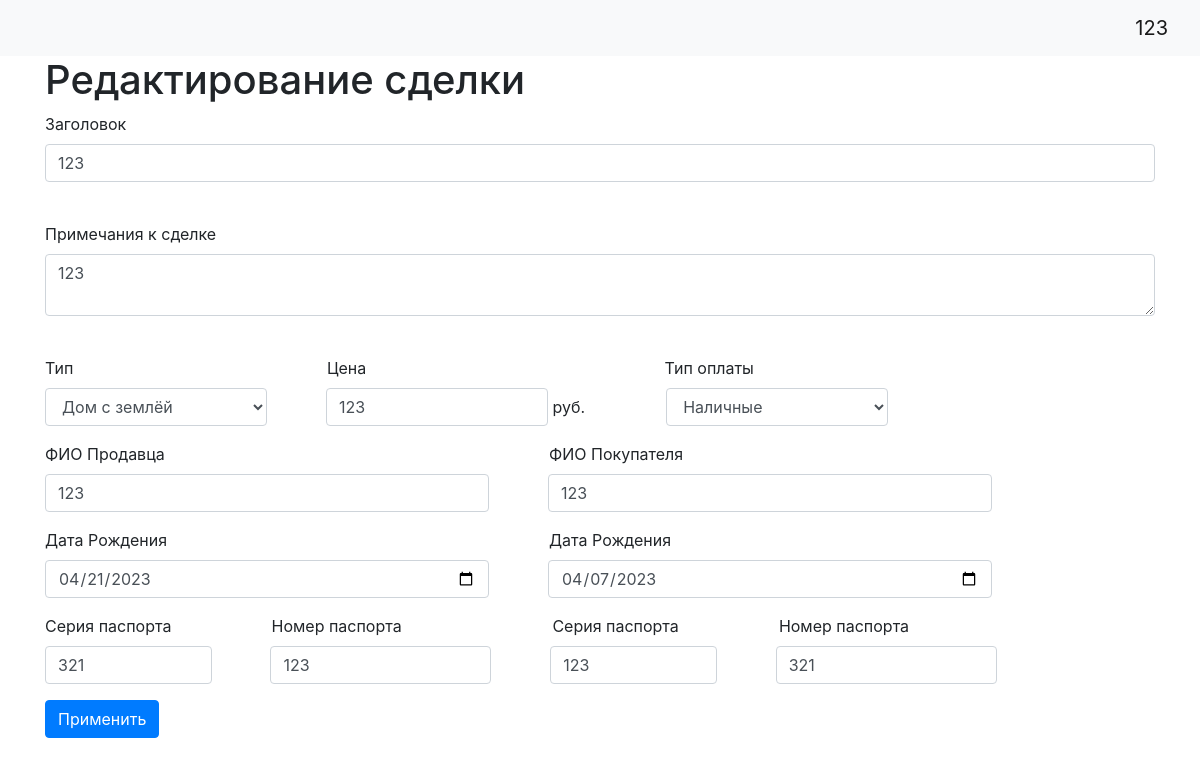
The app's page /cdel/1 (signed in) with its own data.
### data/users.py (models this page shows, shortened)
class User(SqlAlchemyBase, UserMixin, SerializerMixin):
    __tablename__ = 'users'
    id = sqlalchemy.Column(sqlalchemy.Integer,
                           primary_key=True, autoincrement=True)
    name = sqlalchemy.Column(sqlalchemy.String, nullable=True)
    about = sqlalchemy.Column(sqlalchemy.String, nullable=True)
    email = sqlalchemy.Column(sqlalchemy.String,
                              index=True, unique=True, nullable=True)
    hashed_password = sqlalchemy.Column(sqlalchemy.String, nullable=True)
    created_date = sqlalchemy.Column(sqlalchemy.DateTime,
                                     default=datetime.datetime.now)
    cdel = orm.relationship("CDEL", back_populates='user')

### data/cdel.py (models this page shows)
class CDEL(SqlAlchemyBase):
    __tablename__ = 'cdel'
    id = sqlalchemy.Column(sqlalchemy.Integer,
                           primary_key=True, autoincrement=True)
    title = sqlalchemy.Column(sqlalchemy.String, nullable=True)
    content = sqlalchemy.Column(sqlalchemy.String, nullable=True)
    created_date = sqlalchemy.Column(sqlalchemy.DateTime,
                                     default=datetime.datetime.now)
    is_private = sqlalchemy.Column(sqlalchemy.Boolean, default=True)
    typef = sqlalchemy.Column(sqlalchemy.String, nullable=True)
    price = sqlalchemy.Column(sqlalchemy.Integer, nullable=True)
    price_type = sqlalchemy.Column(sqlalchemy.String, nullable=True)
    pr_fio = sqlalchemy.Column(sqlalchemy.String, nullable=True)
    po_fio = sqlalchemy.Column(sqlalchemy.String, nullable=True)
    pr_data = sqlalchemy.Column(sqlalchemy.DateTime, nullable=True)
    po_data = sqlalchemy.Column(sqlalchemy.DateTime, nullable=True)
    pr_cer = sqlalchemy.Column(sqlalchemy.Integer, nullable=True)
    pr_no = sqlalchemy.Column(sqlalchemy.Integer, nullable=True)
    po_cer = sqlalchemy.Column(sqlalchemy.Integer, nullable=True)
    po_no = sqlalchemy.Column(sqlalchemy.Integer, nullable=True)
    user_id = sqlalchemy.Column(sqlalchemy.Integer,
                                sqlalchemy.ForeignKey("users.id"))
    user = orm.relationship('User')

### main.py (the view, shortened to what this page needs)
@app.route('/cdel/<int:id>', methods=['GET', 'POST'])
@login_required
def edit_news(id):
    form = CdelForm()
    if request.method == "GET":
        db_sess = db_session.create_session()
        cdel = db_sess.query(CDEL).filter(CDEL.id == id,
                                          CDEL.user == current_user
                                          ).first()
        if cdel:
            form.title.data = cdel.title
            form.content.data = cdel.content
            form.is_private.data = cdel.is_private
            form.typef.data = cdel.typef
            form.price.data = cdel.price
            form.price_type.data = cdel.price_type
            form.pr_fio.data = cdel.pr_fio
            form.po_fio.data = cdel.po_fio
            form.pr_data.data = cdel.pr_data
            form.po_data.data = cdel.po_data
            form.pr_cer.data = cdel.pr_cer
            form.pr_no.data = cdel.pr_no
            form.po_cer.data = cdel.po_cer
            form.po_no.data = cdel.po_no
        else:
            abort(404)
    return render_template('cdel.html',
                           title='Редактирование сделки',
                           form=form
                           )

### forms/cdel.py
class CdelForm(FlaskForm):
    emty = StringField("  ")
    title = StringField('Заголовок', validators=[DataRequired()])
    content = TextAreaField("Примечания к сделке")
    typef = SelectField("Тип", choices=["Дом с землёй", "Квартира", "Комната", "Участок земли"])
    price = StringField("Цена")
    price_type = SelectField("Тип оплаты", choices=["Наличные", "Ипотека"])
    pr_fio = StringField("ФИО Продавца")
    po_fio = StringField("ФИО Покупателя")
    pr_data = DateField("Дата Рождения")
    po_data = DateField("Дата Рождения")
    pr_cer = StringField("Серия паспорта")
    pr_no = StringField("Номер паспорта")
    po_cer = StringField("Серия паспорта")
    po_no = StringField("Номер паспорта")
    is_private = BooleanField("Личное")
    submit = SubmitField('Применить')

### data/db_session.py (called while the page is built)
def create_session() -> Session:
    global __factory
    return __factory()

### main.py (called while the page is built)
@login_manager.user_loader
def load_user(user_id):
    db_sess = db_session.create_session()
    return db_sess.query(User).get(user_id)

### templates/cdel.html (shortened to what this page needs)
{% extends "base.html" %}
{% block content %}
<h1>{{title}}</h1>
<form action="" method="post">
    <p>
        {{ form.title.label }}<br>
        {{ form.title(class="form-control") }}<br>
    </p>
    <p>
        {{ form.content.label }}<br>
        {{ form.content(class="form-control") }}<br>
    </p>
    <p>
        {{ form.typef.label (style="width:25%;")}}
        {{ form.price.label (style="width:30%;")}}
        {{ form.price_type.label (style="width:25%;")}}<br>
        {{ form.typef(class="form-control", style="display:inline;width:20%") }}
        {{ form.price(class="form-control", style="display:inline;width:20%") }}
        {{ "руб."}}
        {{ form.price_type(class="form-control", style="display:inline;width:20%") }}<br>
    </p>
    <p>
        {{ form.pr_fio.label (style="width:45%;")}}
        {{ form.po_fio.label (style="width:30%;")}}<br>
        {{ form.pr_fio(class="form-control", style="display:inline;width:40%") }}
        {{ form.po_fio(class="form-control", style="display:inline;width:40%") }}<br>
    </p>
    <p>
        {{ form.pr_data.label (style="width:45%;")}}
        {{ form.po_data.label (style="width:30%;")}}<br>
        {{ form.pr_data(class="form-control", style="display:inline;width:40%") }}
        {{ form.po_data(class="form-control", style="display:inline;width:40%") }}<br>
    </p>
    {{ form.pr_cer.label (style="width:20%;")}}
        {{ form.pr_no.label (style="width:24.9%;")}}
    {{ form.po_cer.label (style="width:20%;")}}
        {{ form.po_no.label (style="width:30%;")}}<br>
        {{ form.pr_no(class="form-control", style="display:inline;width:15%") }}
        {{ form.pr_cer(class="form-control", style="display:inline;width:19.9%") }}
    {{ form.po_no(class="form-control", style="display:inline;width:15%") }}
        {{ form.po_cer(class="form-control", style="display:inline;width:19.9%") }}<br>
    <p>{{ form.submit(type="submit", class="btn btn-primary") }}</p>
</form>
{% endblock %}

### templates/base.html (shortened to what this page needs)
<!doctype html>
<html lang="en">
<head>
    <link rel="stylesheet"
          href="https://stackpath.bootstrapcdn.com/bootstrap/4.4.1/css/bootstrap.min.css"
>
</head>
<body>
<header>
    <nav class="navbar navbar-light bg-light">
        {% if current_user.is_authenticated %}
    <a class="navbar-brand" href="/logout">{{ current_user.name }}</a>
{% else %}
    <p>
        <a class="btn btn-primary " href="/register">Зарегистрироваться</a>
        <a class="btn btn-success" href="/login">Войти</a>
    </p>
{% endif %}
    </nav>
</header>
<main role="main" class="container">
    {% block content %}{% endblock %}
</main>
</body>
</html>

### records on screen
User: name "123"
CDEL: title "123", content "123", typef "Дом с землёй", price "123", price_type "Наличные", pr_fio "123", po_fio "123", pr_data "04/21/2023", po_data "04/07/2023", pr_no "321", pr_cer "123", po_no "123", po_cer "321"

### other values on screen
{{ title }} "Редактирование сделки"
{{ "руб." }} "руб."
